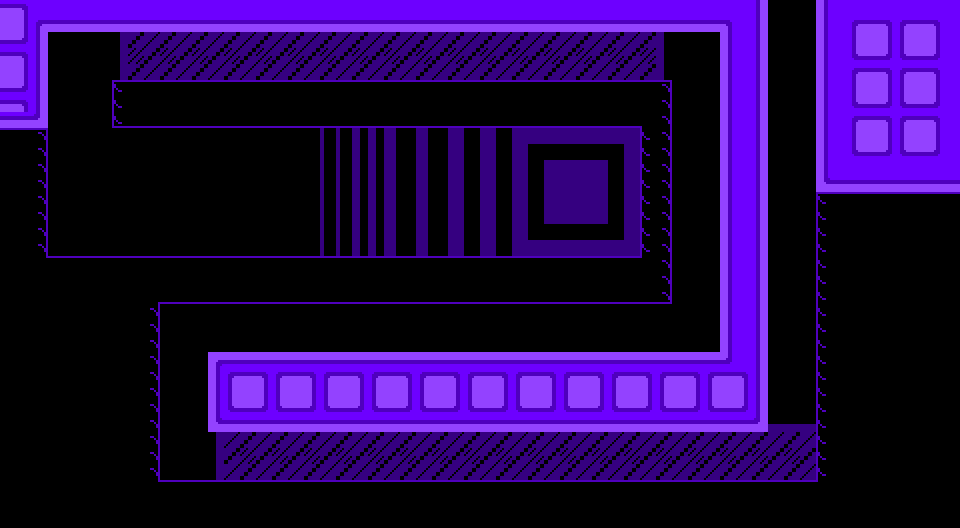

A 2D game scene composited from a Tiled map and its tileset images. What follows is a short description and the map's XML, with each tile layer's data collapsed to a summary:
An orthogonal 60x33 tile map with 16x16 px tiles, 6 tile layers (BackG, Solid, Spikes, ForeG, ...), 2 tilesets and 1 object.

<map version="1.9" tiledversion="1.9.1" orientation="orthogonal" renderorder="right-down" width="60" height="33" tilewidth="16" tileheight="16" infinite="0" nextlayerid="12" nextobjectid="3">
 <tileset firstgid="1" source="24c Block Tileset (v0.1).tsx" />
 <tileset firstgid="5185" source="24c Interactives - MapBlocks.tsx" />
 <layer id="3" name="BackG" width="60" height="33">
  <data>[1980 cells, 330 non-empty, 9 distinct tile ids]</data>
 </layer>
 <layer id="1" name="Solid" width="60" height="33">
  <data>[1980 cells, 1180 non-empty, 26 distinct tile ids]</data>
 </layer>
 <layer id="6" name="Spikes" width="60" height="33">
  <data>[1980 cells, 0 non-empty, 0 distinct tile ids]</data>
 </layer>
 <layer id="4" name="ForeG" width="60" height="33">
  <data>[1980 cells, 0 non-empty, 0 distinct tile ids]</data>
 </layer>
 <layer id="7" name="Properties/Misc" width="60" height="33">
  <properties>
   <property name="additionalTitle" value="" />
   <property name="bgCol" type="color" value="#ff100026" />
   <property name="bgCol2" type="color" value="#ff150032" />
   <property name="bgHorizontal" type="bool" value="true" />
   <property name="bgVertical" type="bool" value="true" />
   <property name="levelTitle" value="Exit Point" />
   <property name="loopDown" type="bool" value="false" />
   <property name="loopLeft" type="bool" value="false" />
   <property name="loopRight" type="bool" value="false" />
   <property name="loopUp" type="bool" value="false" />
  </properties>
  <data>[1980 cells, 0 non-empty, 0 distinct tile ids]</data>
 </layer>
 <layer id="10" name="Interactables" width="60" height="33">
  <data>[1980 cells, 0 non-empty, 0 distinct tile ids]</data>
 </layer>
 <objectgroup id="11" name="Object Interactables">
  <object id="2" gid="5188" x="560" y="208" width="32" height="32">
   <properties>
    <property name="worldX" type="int" value="2" />
    <property name="worldY" type="int" value="2" />
    <property name="x16" type="int" value="29" />
    <property name="y16" type="int" value="13" />
   </properties>
  </object>
 </objectgroup>
</map>
